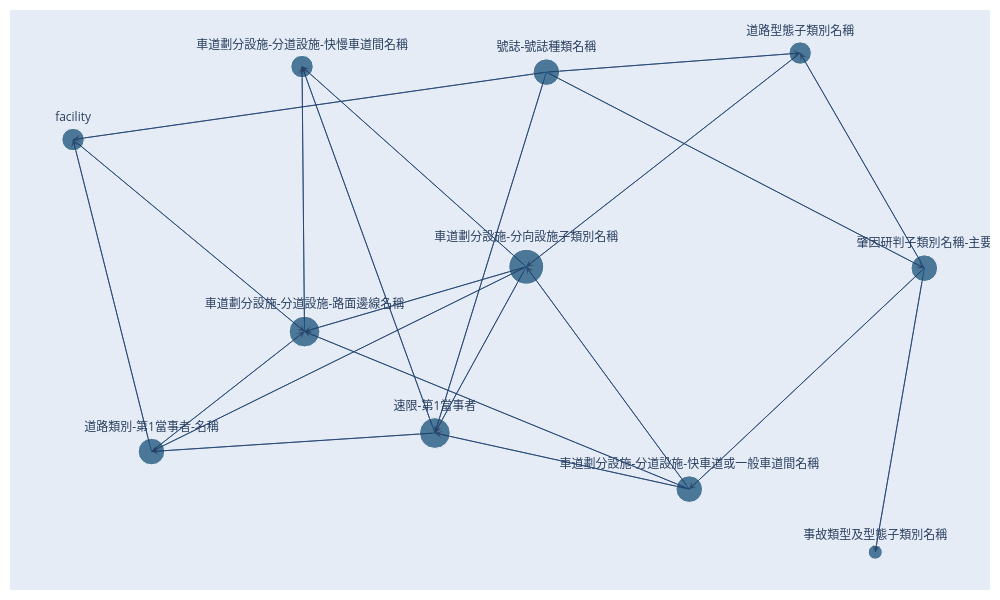

Source (notebook cell):
### Code cell
import numpy as np
import pandas as pd
import networkx as nx
import plotly.graph_objects as go

def draw_bn_plotly(model, alpha=0.05, layout_algo=""):
    edges = [(str(u), str(v)) for u, v in model['model_edges']]
    df = model['independence_test'][['source','target','p_value']].copy()
    df['source'] = df['source'].astype(str); df['target'] = df['target'].astype(str)
    p_map = {(s,t):p for s,t,p in df.itertuples(index=False, name=None)}
    p_map.update({(t,s):p for (s,t),p in list(p_map.items())})

    G = nx.DiGraph()
    G.add_edges_from(edges)

    pos = (nx.spring_layout(G, seed=42) if layout_algo=="spring"
           else nx.kamada_kawai_layout(G))

    # nodes
    deg = dict(G.degree()); mdeg = max(deg.values()) if deg else 1
    node_x, node_y, node_text, node_size = [], [], [], []
    for n in G.nodes():
        x,y = pos[n]
        node_x.append(x); node_y.append(y)
        node_text.append(f"{n}<br>degree: {deg.get(n,0)}")
        node_size.append(10 + 25*(deg.get(n,1)/mdeg))

    node_trace = go.Scatter(
        x=node_x, y=node_y, mode='markers+text',
        text=[str(n) for n in G.nodes()], textposition="top center",
        hovertext=node_text, hoverinfo="text",
        marker=dict(size=node_size, line=dict(width=1), color="#0B4772")
    )

    # edges
    edge_traces = []
    for u,v in G.edges():
        x0,y0 = pos[u]; x1,y1 = pos[v]
        p = p_map.get((u,v), np.nan)
        if np.isnan(p):
            width, dash, color = 1.0, "dot", "#999"
            tip = f"{u} → {v}<br>p-value: N/A"
        else:
            w = -np.log10(max(p, 1e-300))
            width = 1 # 1 + 0.8*min(10, w)
            sig = (p <= alpha)
            dash = "solid" if sig else "dot"
            color = "#396bac" if sig else "#53a3dd"
            tip = f"{u} → {v}<br>p-value: {p:.3e}"

        edge_traces.append(go.Scatter(
            x=[x0, x1], y=[y0, y1],
            mode='lines',
            hoverinfo='text', text=[tip],
            line=dict(width=width, color=color, dash=dash)
        ))

    # 箭頭
    annotations = []
    for u,v in G.edges():
        x0,y0 = pos[u]; x1,y1 = pos[v]
        annotations.append(dict(
            ax=x0, ay=y0, x=x1, y=y1,
            xref="x", yref="y", axref="x", ayref="y",
            showarrow=True, arrowhead=3, arrowsize=1.2, opacity=0.8
        ))

    fig = go.Figure(data=edge_traces + [node_trace],
        layout=go.Layout(
            template=None, showlegend=False,
            hovermode='closest',
            margin=dict(l=10, r=10, t=10, b=10),
            xaxis=dict(showgrid=False, zeroline=False, showticklabels=False),
            yaxis=dict(showgrid=False, zeroline=False, showticklabels=False),
            annotations=annotations,
            width=1000, height=600,
        )
    )
    return fig

draw_bn_plotly(model_independence, alpha=0.01, layout_algo='')

### Figure 1 — Plotly figure (JSON) as saved in the notebook; plotly's stock layout.template omitted (floating-point values rounded to 4 significant figures)
{"data": [{"hoverinfo": "text", "line": {"color": "#396bac", "dash": "solid", "width": 1}, "mode": "lines", "text": ["號誌-號誌種類名稱 → 道路型態子類別名稱<br>p-value: 0.000e+00"], "type": "scatter", "x": [0.0793, 0.658], "y": [0.4993, 0.5443]}, {"hoverinfo": "text", "line": {"color": "#396bac", "dash": "solid", "width": 1}, "mode": "lines", "text": ["號誌-號誌種類名稱 → 速限-第1當事者<br>p-value: 0.000e+00"], "type": "scatter", "x": [0.0793, -0.1749], "y": [0.4993, -0.3514]}, {"hoverinfo": "text", "line": {"color": "#396bac", "dash": "solid", "width": 1}, "mode": "lines", "text": ["號誌-號誌種類名稱 → 肇因研判子類別名稱-主要<br>p-value: 0.000e+00"], "type": "scatter", "x": [0.0793, 0.9412], "y": [0.4993, 0.03723]}, {"hoverinfo": "text", "line": {"color": "#396bac", "dash": "solid", "width": 1}, "mode": "lines", "text": ["號誌-號誌種類名稱 → facility<br>p-value: 0.000e+00"], "type": "scatter", "x": [0.0793, -1], "y": [0.4993, 0.3404]}, {"hoverinfo": "text", "line": {"color": "#396bac", "dash": "solid", "width": 1}, "mode": "lines", "text": ["道路型態子類別名稱 → 車道劃分設施-分向設施子類別名稱<br>p-value: 0.000e+00"], "type": "scatter", "x": [0.658, 0.03343], "y": [0.5443, 0.04056]}, {"hoverinfo": "text", "line": {"color": "#396bac", "dash": "solid", "width": 1}, "mode": "lines", "text": ["速限-第1當事者 → 車道劃分設施-分道設施-快慢車道間名稱<br>p-value: 0.000e+00"], "type": "scatter", "x": [-0.1749, -0.4779], "y": [-0.3514, 0.5125]}, {"hoverinfo": "text", "line": {"color": "#396bac", "dash": "solid", "width": 1}, "mode": "lines", "text": ["速限-第1當事者 → 道路類別-第1當事者-名稱<br>p-value: 0.000e+00"], "type": "scatter", "x": [-0.1749, -0.8212], "y": [-0.3514, -0.395]}, {"hoverinfo": "text", "line": {"color": "#396bac", "dash": "solid", "width": 1}, "mode": "lines", "text": ["肇因研判子類別名稱-主要 → 車道劃分設施-分道設施-快車道或一般車道間名稱<br>p-value: 0.000e+00"], "type": "scatter", "x": [0.9412, 0.4052], "y": [0.03723, -0.4836]}, {"hoverinfo": "text", "line": {"color": "#396bac", "dash": "solid", "width": 1}, "mode": "lines", "text": ["肇因研判子類別名稱-主要 → 事故類型及型態子類別名稱<br>p-value: 0.000e+00"], "type": "scatter", "x": [0.9412, 0.8292], "y": [0.03723, -0.6322]}, {"hoverinfo": "text", "line": {"color": "#396bac", "dash": "solid", "width": 1}, "mode": "lines", "text": ["肇因研判子類別名稱-主要 → 道路型態子類別名稱<br>p-value: 0.000e+00"], "type": "scatter", "x": [0.9412, 0.658], "y": [0.03723, 0.5443]}, {"hoverinfo": "text", "line": {"color": "#396bac", "dash": "solid", "width": 1}, "mode": "lines", "text": ["facility → 車道劃分設施-分道設施-路面邊線名稱<br>p-value: 0.000e+00"], "type": "scatter", "x": [-1, -0.4722], "y": [0.3404, -0.1122]}, {"hoverinfo": "text", "line": {"color": "#396bac", "dash": "solid", "width": 1}, "mode": "lines", "text": ["車道劃分設施-分向設施子類別名稱 → 車道劃分設施-分道設施-快慢車道間名稱<br>p-value: 0.000e+00"], "type": "scatter", "x": [0.03343, -0.4779], "y": [0.04056, 0.5125]}, {"hoverinfo": "text", "line": {"color": "#396bac", "dash": "solid", "width": 1}, "mode": "lines", "text": ["車道劃分設施-分向設施子類別名稱 → 車道劃分設施-分道設施-路面邊線名稱<br>p-value: 0.000e+00"], "type": "scatter", "x": [0.03343, -0.4722], "y": [0.04056, -0.1122]}, {"hoverinfo": "text", "line": {"color": "#396bac", "dash": "solid", "width": 1}, "mode": "lines", "text": ["車道劃分設施-分向設施子類別名稱 → 速限-第1當事者<br>p-value: 0.000e+00"], "type": "scatter", "x": [0.03343, -0.1749], "y": [0.04056, -0.3514]}, {"hoverinfo": "text", "line": {"color": "#396bac", "dash": "solid", "width": 1}, "mode": "lines", "text": ["車道劃分設施-分向設施子類別名稱 → 道路類別-第1當事者-名稱<br>p-value: 0.000e+00"], "type": "scatter", "x": [0.03343, -0.8212], "y": [0.04056, -0.395]}, {"hoverinfo": "text", "line": {"color": "#396bac", "dash": "solid", "width": 1}, "mode": "lines", "text": ["道路類別-第1當事者-名稱 → 車道劃分設施-分道設施-路面邊線名稱<br>p-value: 0.000e+00"], "type": "scatter", "x": [-0.8212, -0.4722], "y": [-0.395, -0.1122]}, {"hoverinfo": "text", "line": {"color": "#396bac", "dash": "solid", "width": 1}, "mode": "lines", "text": ["道路類別-第1當事者-名稱 → facility<br>p-value: 0.000e+00"], "type": "scatter", "x": [-0.8212, -1], "y": [-0.395, 0.3404]}, {"hoverinfo": "text", "line": {"color": "#396bac", "dash": "solid", "width": 1}, "mode": "lines", "text": ["車道劃分設施-分道設施-快車道或一般車道間名稱 → 車道劃分設施-分道設施-路面邊線名稱<br>p-value: 0.000e+00"], "type": "scatter", "x": [0.4052, -0.4722], "y": [-0.4836, -0.1122]}, {"hoverinfo": "text", "line": {"color": "#396bac", "dash": "solid", "width": 1}, "mode": "lines", "text": ["車道劃分設施-分道設施-快車道或一般車道間名稱 → 車道劃分設施-分向設施子類別名稱<br>p-value: 0.000e+00"], "type": "scatter", "x": [0.4052, 0.03343], "y": [-0.4836, 0.04056]}, {"hoverinfo": "text", "line": {"color": "#396bac", "dash": "solid", "width": 1}, "mode": "lines", "text": ["車道劃分設施-分道設施-快車道或一般車道間名稱 → 速限-第1當事者<br>p-value: 0.000e+00"], "type": "scatter", "x": [0.4052, -0.1749], "y": [-0.4836, -0.3514]}, {"hoverinfo": "text", "line": {"color": "#396bac", "dash": "solid", "width": 1}, "mode": "lines", "text": ["車道劃分設施-分道設施-路面邊線名稱 → 車道劃分設施-分道設施-快慢車道間名稱<br>p-value: 0.000e+00"], "type": "scatter", "x": [-0.4722, -0.4779], "y": [-0.1122, 0.5125]}, {"hoverinfo": "text", "hovertext": ["號誌-號誌種類名稱<br>degree: 4", "道路型態子類別名稱<br>degree: 3", "速限-第1當事者<br>degree: 5", "肇因研判子類別名稱-主要<br>degree: 4", "facility<br>degree: 3", "車道劃分設施-分向設施子類別名稱<br>degree: 6", "車道劃分設施-分道設施-快慢車道間名稱<br>degree: 3", "道路類別-第1當事者-名稱<br>degree: 4", "車道劃分設施-分道設施-快車道或一般車道間名稱<br>degree: 4", "事故類型及型態子類別名稱<br>degree: 1", "車道劃分設施-分道設施-路面邊線名稱<br>degree: 5"], "marker": {"color": "#0B4772", "line": {"width": 1}, "size": [26.67, 22.5, 30.83, 26.67, 22.5, 35, 22.5, 26.67, 26.67, 14.17, 30.83]}, "mode": "markers+text", "text": ["號誌-號誌種類名稱", "道路型態子類別名稱", "速限-第1當事者", "肇因研判子類別名稱-主要", "facility", "車道劃分設施-分向設施子類別名稱", "車道劃分設施-分道設施-快慢車道間名稱", "道路類別-第1當事者-名稱", "車道劃分設施-分道設施-快車道或一般車道間名稱", "事故類型及型態子類別名稱", "車道劃分設施-分道設施-路面邊線名稱"], "textposition": "top center", "type": "scatter", "x": [0.0793, 0.658, -0.1749, 0.9412, -1, 0.03343, -0.4779, -0.8212, 0.4052, 0.8292, -0.4722], "y": [0.4993, 0.5443, -0.3514, 0.03723, 0.3404, 0.04056, 0.5125, -0.395, -0.4836, -0.6322, -0.1122]}], "layout": {"annotations": [{"arrowhead": 3, "arrowsize": 1.2, "ax": 0.0793, "axref": "x", "ay": 0.4993, "ayref": "y", "opacity": 0.8, "showarrow": true, "x": 0.658, "xref": "x", "y": 0.5443, "yref": "y"}, {"arrowhead": 3, "arrowsize": 1.2, "ax": 0.0793, "axref": "x", "ay": 0.4993, "ayref": "y", "opacity": 0.8, "showarrow": true, "x": -0.1749, "xref": "x", "y": -0.3514, "yref": "y"}, {"arrowhead": 3, "arrowsize": 1.2, "ax": 0.0793, "axref": "x", "ay": 0.4993, "ayref": "y", "opacity": 0.8, "showarrow": true, "x": 0.9412, "xref": "x", "y": 0.03723, "yref": "y"}, {"arrowhead": 3, "arrowsize": 1.2, "ax": 0.0793, "axref": "x", "ay": 0.4993, "ayref": "y", "opacity": 0.8, "showarrow": true, "x": -1, "xref": "x", "y": 0.3404, "yref": "y"}, {"arrowhead": 3, "arrowsize": 1.2, "ax": 0.658, "axref": "x", "ay": 0.5443, "ayref": "y", "opacity": 0.8, "showarrow": true, "x": 0.03343, "xref": "x", "y": 0.04056, "yref": "y"}, {"arrowhead": 3, "arrowsize": 1.2, "ax": -0.1749, "axref": "x", "ay": -0.3514, "ayref": "y", "opacity": 0.8, "showarrow": true, "x": -0.4779, "xref": "x", "y": 0.5125, "yref": "y"}, {"arrowhead": 3, "arrowsize": 1.2, "ax": -0.1749, "axref": "x", "ay": -0.3514, "ayref": "y", "opacity": 0.8, "showarrow": true, "x": -0.8212, "xref": "x", "y": -0.395, "yref": "y"}, {"arrowhead": 3, "arrowsize": 1.2, "ax": 0.9412, "axref": "x", "ay": 0.03723, "ayref": "y", "opacity": 0.8, "showarrow": true, "x": 0.4052, "xref": "x", "y": -0.4836, "yref": "y"}, {"arrowhead": 3, "arrowsize": 1.2, "ax": 0.9412, "axref": "x", "ay": 0.03723, "ayref": "y", "opacity": 0.8, "showarrow": true, "x": 0.8292, "xref": "x", "y": -0.6322, "yref": "y"}, {"arrowhead": 3, "arrowsize": 1.2, "ax": 0.9412, "axref": "x", "ay": 0.03723, "ayref": "y", "opacity": 0.8, "showarrow": true, "x": 0.658, "xref": "x", "y": 0.5443, "yref": "y"}, {"arrowhead": 3, "arrowsize": 1.2, "ax": -1, "axref": "x", "ay": 0.3404, "ayref": "y", "opacity": 0.8, "showarrow": true, "x": -0.4722, "xref": "x", "y": -0.1122, "yref": "y"}, {"arrowhead": 3, "arrowsize": 1.2, "ax": 0.03343, "axref": "x", "ay": 0.04056, "ayref": "y", "opacity": 0.8, "showarrow": true, "x": -0.4779, "xref": "x", "y": 0.5125, "yref": "y"}, {"arrowhead": 3, "arrowsize": 1.2, "ax": 0.03343, "axref": "x", "ay": 0.04056, "ayref": "y", "opacity": 0.8, "showarrow": true, "x": -0.4722, "xref": "x", "y": -0.1122, "yref": "y"}, {"arrowhead": 3, "arrowsize": 1.2, "ax": 0.03343, "axref": "x", "ay": 0.04056, "ayref": "y", "opacity": 0.8, "showarrow": true, "x": -0.1749, "xref": "x", "y": -0.3514, "yref": "y"}, {"arrowhead": 3, "arrowsize": 1.2, "ax": 0.03343, "axref": "x", "ay": 0.04056, "ayref": "y", "opacity": 0.8, "showarrow": true, "x": -0.8212, "xref": "x", "y": -0.395, "yref": "y"}, {"arrowhead": 3, "arrowsize": 1.2, "ax": -0.8212, "axref": "x", "ay": -0.395, "ayref": "y", "opacity": 0.8, "showarrow": true, "x": -0.4722, "xref": "x", "y": -0.1122, "yref": "y"}, {"arrowhead": 3, "arrowsize": 1.2, "ax": -0.8212, "axref": "x", "ay": -0.395, "ayref": "y", "opacity": 0.8, "showarrow": true, "x": -1, "xref": "x", "y": 0.3404, "yref": "y"}, {"arrowhead": 3, "arrowsize": 1.2, "ax": 0.4052, "axref": "x", "ay": -0.4836, "ayref": "y", "opacity": 0.8, "showarrow": true, "x": -0.4722, "xref": "x", "y": -0.1122, "yref": "y"}, {"arrowhead": 3, "arrowsize": 1.2, "ax": 0.4052, "axref": "x", "ay": -0.4836, "ayref": "y", "opacity": 0.8, "showarrow": true, "x": 0.03343, "xref": "x", "y": 0.04056, "yref": "y"}, {"arrowhead": 3, "arrowsize": 1.2, "ax": 0.4052, "axref": "x", "ay": -0.4836, "ayref": "y", "opacity": 0.8, "showarrow": true, "x": -0.1749, "xref": "x", "y": -0.3514, "yref": "y"}, {"arrowhead": 3, "arrowsize": 1.2, "ax": -0.4722, "axref": "x", "ay": -0.1122, "ayref": "y", "opacity": 0.8, "showarrow": true, "x": -0.4779, "xref": "x", "y": 0.5125, "yref": "y"}], "height": 600, "hovermode": "closest", "margin": {"b": 10, "l": 10, "r": 10, "t": 10}, "showlegend": false, "width": 1000, "xaxis": {"showgrid": false, "showticklabels": false, "zeroline": false}, "yaxis": {"showgrid": false, "showticklabels": false, "zeroline": false}}}
